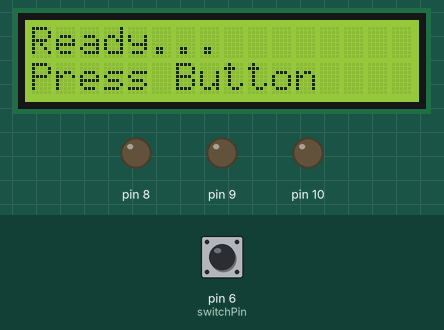
This sketch was run on a simulated Arduino Uno, built with avr-gcc and run on an emulated ATmega328P. Shown: 16×2 character LCD, output pins drawn as LEDs (lit = HIGH). Dashed ring = blinking. The inputs (shaded band) are chosen by the test bench; at power-on: pin 6 (switchPin) LOW.

Above: at 1.2 s.
1.3 s: pin 6 (switchPin) pulled HIGH for 0.15 s
At 1.7 s:
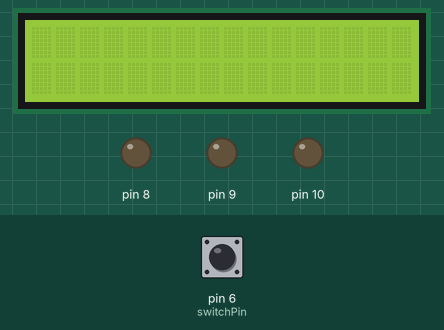
3.8 s: pin 6 (switchPin) pulled HIGH for 1 s
At 6.9 s:
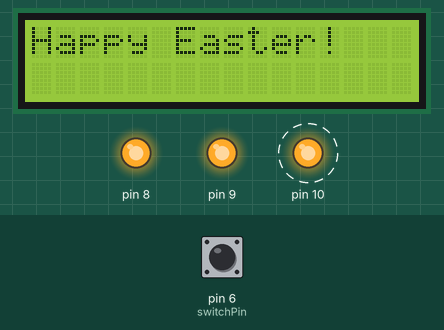
7.8 s: pin 6 (switchPin) pulled HIGH for 3.2 s
At 10.3 s:
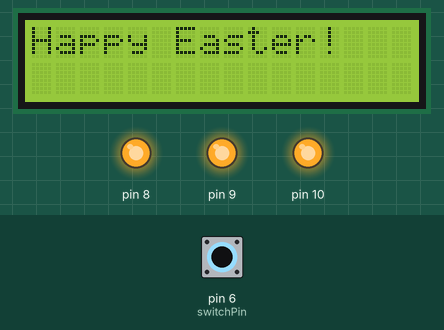
Timing chart, 0 to 13.5 s (numbered marks = the images above; inputs shaded):
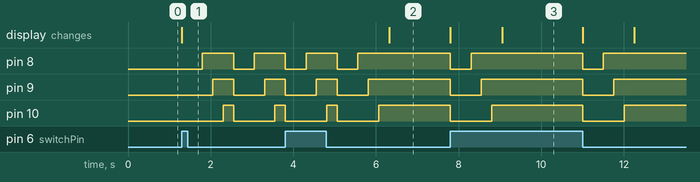

The sketch:

LCD_Easter.ino
```cpp
#include <LiquidCrystal.h>
LiquidCrystal lcd(12, 11, 5, 4, 3, 2);
const int switchPin = 6;
int switchState = 0;
int prevSwitchState = 0;
int reply;
void setup()
{
 lcd.begin(16, 2);
 pinMode(switchPin,INPUT);
 lcd.print("Ready...");
 lcd.setCursor(0, 1);!
 lcd.print("Press Button");
 pinMode(8,OUTPUT);
 pinMode(9,OUTPUT);
 pinMode(10,OUTPUT);
}
void loop()
{
  switchState = digitalRead(switchPin);
  if (switchState != prevSwitchState)
  {
    if (switchState == LOW);
    {
      /* reply = random(8); */
      digitalWrite(8,LOW);
      digitalWrite(9,LOW);
      digitalWrite(10,LOW);
      lcd.clear();
      delay(500);
      digitalWrite(8,HIGH);
      delay(250);
      digitalWrite(9,HIGH);
      delay(250);
      digitalWrite(10,HIGH);
      delay(250);
      lcd.setCursor(0, 0);
      lcd.print("Happy Easter!");
      lcd.setCursor(0, 1);
      switch(reply);
    }
  }
  prevSwitchState = switchState;
}
```

Measured:
- after the input at 1.3 s, pin 8: LOW → HIGH after 0.50 s, → LOW 0.75 s later, → HIGH 0.50 s later; pin 9: LOW → HIGH after 0.75 s, → LOW 0.50 s later, → HIGH 0.75 s later; pin 10: LOW → HIGH after 1.0 s, → LOW 0.25 s later, → HIGH 1.0 s later; the display: changes at once (image 1)
- after the input at 3.8 s, pin 8: alternates HIGH for 0.75 s and LOW for 0.50 s, 4 changes in all, then stays HIGH, starting at once; pin 9: alternates HIGH for 0.50 s and LOW for 0.75 s, 4 changes in all, then stays HIGH, starting at once; pin 10: alternates HIGH for 0.25 s and LOW for 1.0 s, starting at once
- after the input at 7.8 s, pin 8: alternates HIGH for 2.7 s and LOW for 0.50 s, 4 changes in all, then stays HIGH, starting at once; pin 9: alternates HIGH for 2.4 s and LOW for 0.75 s, 4 changes in all, then stays HIGH, starting at once
